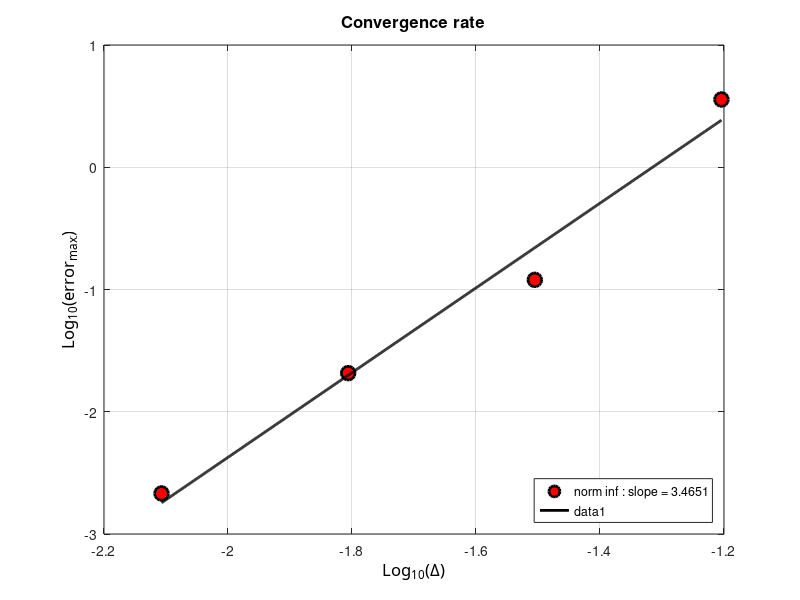

MATLAB code to generate this figure:
clc; clear all; close all;

N=log10(1./[16 32 64 128]);
ev=log10([3.5840 1.1995*10^-1 2.07*10^-2 2.1465*10^-3]);



%% curve
hl1=plot(N,ev,'ok');
set(hl1,'LineWidth',2.0);
set(hl1,'MarkerSize',10);
set(hl1,'MarkerFaceColor','r');
set(hl1,'MarkerEdgeColor','k'); hold on


hold on;
[a11,b1]=polyfit(N,ev,1);
tt=linspace(min(N),max(N),1000);
lsq1=a11(2)+a11(1)*tt;

legend(['norm inf : slope = ' num2str(a11(1))],'Location','SouthEast')


%% legend and axis

ha=gca;
xa=get(gca,'Xlabel');
set(ha,'Xgrid','on');
set(xa,'String','Log_{10}(\Delta)');
set (xa,'FontName','Calibri');
set(xa,'FontSize',12);

% ylabel
ha=gca;
ya=get(gca,'Ylabel');
set(ha,'Ygrid','on');
set(ya,'String','Log_{10}(error_{max})');
set (ya,'FontName','Calibri');
set(ya,'FontSize',12);

% title
ha=gca;
xt=get(gca,'Title');
title('Convergence rate');
set (xt,'FontSize',12);


%% courbes...
hlf1=plot(tt,lsq1,'-k');
set(hlf1,'LineWidth',2.0);

print('-dpng', ['rate_v_LSWE1.png'])
